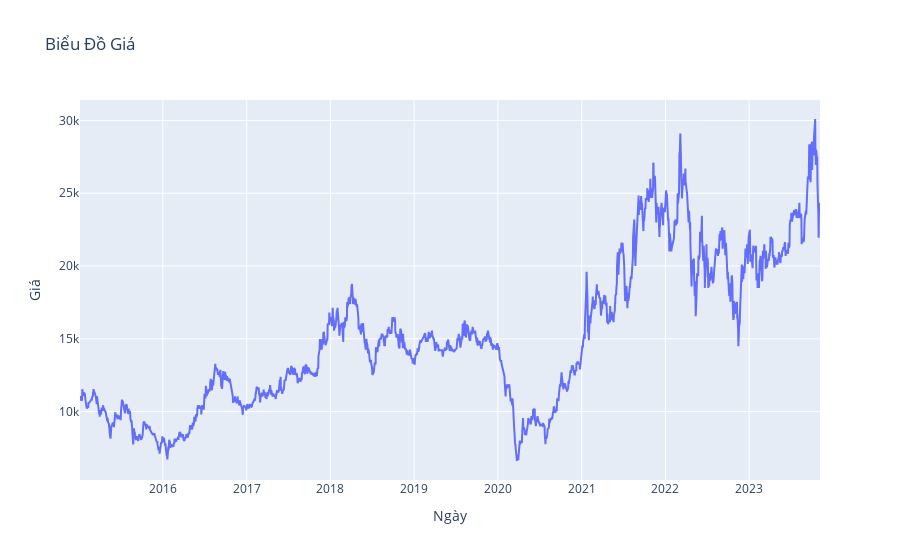

Notebook cell for this chart:
### Code cell
# Vẽ biểu ồ giá của PVT


df['date'] = pd.to_datetime(df['date'])

# Tạo biểu đồ với plotly
fig = go.Figure()

# Thêm dữ liệu vào biểu đồ
fig.add_trace(go.Scatter(x=df['date'], y=df['price'], mode='lines', name='Giá'))

# Đặt tiêu đề và nhãn trục
fig.update_layout(title='Biểu Đồ Giá', xaxis_title='Ngày', yaxis_title='Giá')

# Hiển thị biểu đồ
fig.show()

### Figure 1 — Plotly figure (JSON) as saved in the notebook; plotly's stock layout.template omitted (floating-point values rounded to 4 significant figures; data arrays with more than 128 entries replaced by an {"elided": "..."} marker saying what was removed)
{"data": [{"mode": "lines", "name": "Giá", "x": {"elided": "2208 str values"}, "y": {"elided": "2208 float values"}, "type": "scatter"}], "layout": {"title": {"text": "Biểu Đồ Giá"}, "xaxis": {"title": {"text": "Ngày"}}, "yaxis": {"title": {"text": "Giá"}}}}
